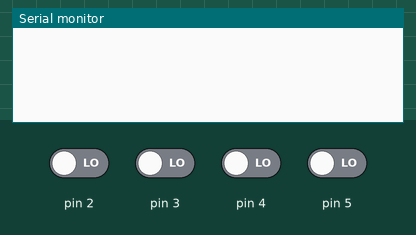
The sketch below on a simulated Arduino Uno, built with avr-gcc and run on an emulated ATmega328P. Shown: the last lines printed to the serial monitor. Inputs (shaded band) come from the test bench; at power-on: pin 2–5 LOW.

Above: at 1.2 s.
1.3 s: pin 2 driven HIGH
At 1.9 s:
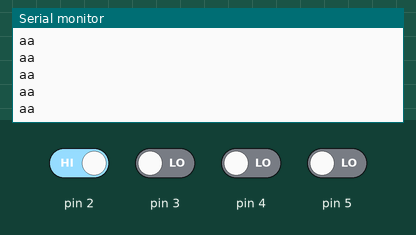
3.2 s: pin 3 driven HIGH
4.7 s: pin 4 driven HIGH
6.2 s: pin 5 driven HIGH
At 6.7 s:
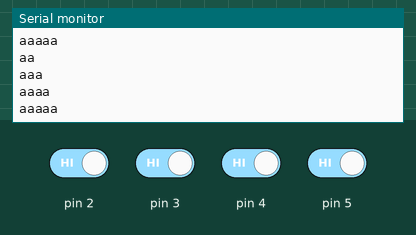

Measured:
- after the input at 1.3 s, the serial monitor: prints a new line at once (image 1)
- after the input at 6.2 s, the serial monitor: prints a new line after 0.08 s (image 2)

The sketch:

codigo.ino
```cpp
int var1;
int var2;
int var3;
int var4;
int var5;

void setup()
{
  pinMode(1, INPUT);
  pinMode(2, INPUT);
  pinMode(3, INPUT);
  pinMode(4, INPUT);
  pinMode(5, INPUT);
  Serial.begin(9600);
}

void loop()
{
  var1 = digitalRead(1);
  var2 = digitalRead(2);
  var3 = digitalRead(3);
  var4 = digitalRead(4);
  var5 = digitalRead(5);

  if(var1){
  Serial.println("a");
  }
  if(var2){
  Serial.println("aa");
  }
  if(var3){
  Serial.println("aaa");
  }
  if(var4){
  Serial.println("aaaa");
  }
  if(var5){
  Serial.println("aaaaa");
  }
  delay(10);
}
```
